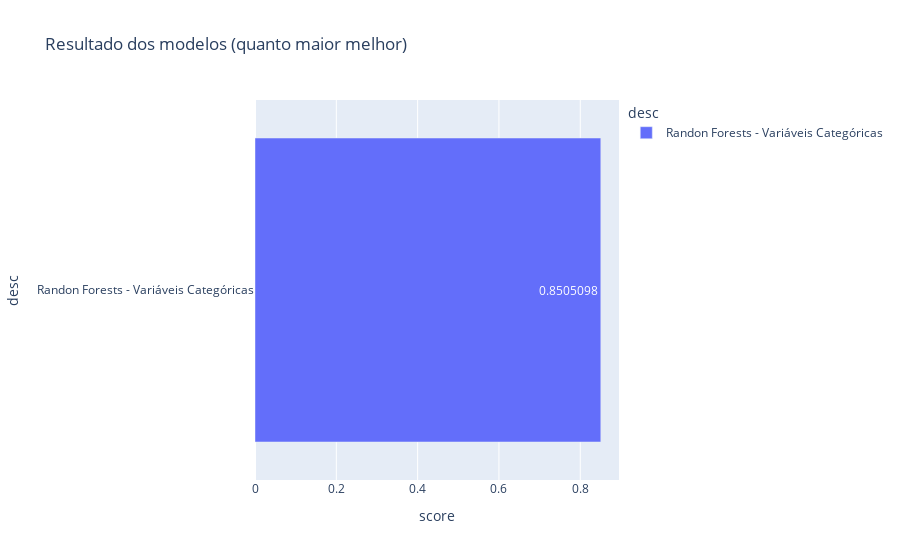

Here is the notebook cell this chart was saved with:
### Code cell
from sklearn.ensemble import RandomForestClassifier
random_forest = RandomForestClassifier(n_estimators=40, criterion='entropy', random_state = 0)
random_forest.fit(x_censu_treino, y_censu_treino)
previsoes = random_forest.predict(x_censu_teste)

control_scores('Randon Forests - Variáveis Categóricas', accuracy_score(y_censu_teste, previsoes))

### Figure 1 — Plotly figure (JSON) as saved in the notebook; plotly's stock layout.template omitted (floating-point values rounded to 4 significant figures)
{"data": [{"alignmentgroup": "True", "hovertemplate": "desc=%{y}<br>score=%{x}<extra></extra>", "legendgroup": "Randon Forests - Variáveis Categóricas", "marker": {"color": "#636efa", "pattern": {"shape": ""}}, "name": "Randon Forests - Variáveis Categóricas", "offsetgroup": "Randon Forests - Variáveis Categóricas", "orientation": "h", "showlegend": true, "textposition": "auto", "texttemplate": "%{x}", "type": "bar", "x": [0.8505], "xaxis": "x", "y": ["Randon Forests - Variáveis Categóricas"], "yaxis": "y"}], "layout": {"barmode": "relative", "legend": {"title": {"text": "desc"}, "tracegroupgap": 0}, "title": {"text": "Resultado dos modelos (quanto maior melhor)"}, "xaxis": {"anchor": "y", "domain": [0, 1], "title": {"text": "score"}}, "yaxis": {"anchor": "x", "categoryarray": ["Randon Forests - Variáveis Categóricas"], "categoryorder": "array", "domain": [0, 1], "title": {"text": "desc"}}}}
